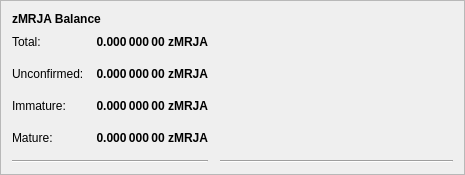
            <widget class="QFrame" name="frame_4">
             <property name="geometry">
              <rect>
               <x>0</x>
               <y>0</y>
               <width>465</width>
               <height>171</height>
              </rect>
             </property>
             <property name="frameShape">
              <enum>QFrame::StyledPanel</enum>
             </property>
             <property name="frameShadow">
              <enum>QFrame::Raised</enum>
             </property>
             <layout class="QVBoxLayout" name="verticalLayout_7">
              <item>
               <layout class="QHBoxLayout" name="horizontalLayout_8" stretch="0">
                <item>
                 <widget class="QLabel" name="label_5z_3">
                  <property name="maximumSize">
                   <size>
                    <width>16777215</width>
                    <height>20</height>
                   </size>
                  </property>
                  <property name="font">
                   <font>
                    <weight>75</weight>
                    <bold>true</bold>
                   </font>
                  </property>
                  <property name="text">
                   <string>zMRJA Balance</string>
                  </property>
                 </widget>
                </item>
               </layout>
              </item>
              <item>
               <layout class="QGridLayout" name="gridLayout_5">
                <property name="spacing">
                 <number>12</number>
                </property>
                <item row="4" column="0">
                 <widget class="QLabel" name="labelzBalanceMatureText">
                  <property name="toolTip">
                   <string>Mature: more than 20 confirmation and more than 1 mints of the same denomination after it was minted.
These zXORN are spendable.</string>
                  </property>
                  <property name="text">
                   <string>Mature:</string>
                  </property>
                 </widget>
                </item>
                <item row="5" column="0" colspan="2">
                 <widget class="Line" name="lineSpendableBalance_5">
                  <property name="orientation">
                   <enum>Qt::Horizontal</enum>
                  </property>
                 </widget>
                </item>
                <item row="1" column="1">
                 <widget class="QLabel" name="labelzBalance">
                  <property name="font">
                   <font>
                    <weight>75</weight>
                    <bold>true</bold>
                   </font>
                  </property>
                  <property name="cursor">
                   <cursorShape>IBeamCursor</cursorShape>
                  </property>
                  <property name="toolTip">
                   <string>All available zXORN, unconfirmed and immature zXORN included.</string>
                  </property>
                  <property name="text">
                   <string notr="true">0.000 000 00 zMRJA</string>
                  </property>
                  <property name="alignment">
                   <set>Qt::AlignRight|Qt::AlignTrailing|Qt::AlignVCenter</set>
                  </property>
                  <property name="textInteractionFlags">
                   <set>Qt::LinksAccessibleByMouse|Qt::TextSelectableByKeyboard|Qt::TextSelectableByMouse</set>
                  </property>
                 </widget>
                </item>
                <item row="5" column="2">
                 <widget class="Line" name="lineWatchBalance_5">
                  <property name="sizePolicy">
                   <sizepolicy hsizetype="Preferred" vsizetype="Fixed">
                    <horstretch>0</horstretch>
                    <verstretch>0</verstretch>
                   </sizepolicy>
                  </property>
                  <property name="minimumSize">
                   <size>
                    <width>140</width>
                    <height>0</height>
                   </size>
                  </property>
                  <property name="orientation">
                   <enum>Qt::Horizontal</enum>
                  </property>
                 </widget>
                </item>
                <item row="1" column="0">
                 <widget class="QLabel" name="labelzBalanceText">
                  <property name="toolTip">
                   <string>All available zXORN, unconfirmed and immature zXORN included.</string>
                  </property>
                  <property name="text">
                   <string>Total:</string>
                  </property>
                 </widget>
                </item>
                <item row="1" column="2">
                 <spacer name="horizontalSpacer_8">
                  <property name="orientation">
                   <enum>Qt::Horizontal</enum>
                  </property>
                  <property name="sizeHint" stdset="0">
                   <size>
                    <width>40</width>
                    <height>20</height>
                   </size>
                  </property>
                 </spacer>
                </item>
                <item row="4" column="2">
                 <spacer name="horizontalSpacer_4">
                  <property name="orientation">
                   <enum>Qt::Horizontal</enum>
                  </property>
                  <property name="sizeHint" stdset="0">
                   <size>
                    <width>40</width>
                    <height>20</height>
                   </size>
                  </property>
                 </spacer>
                </item>
                <item row="4" column="1">
                 <widget class="QLabel" name="labelzBalanceMature">
                  <property name="font">
                   <font>
                    <weight>75</weight>
                    <bold>true</bold>
                   </font>
                  </property>
                  <property name="toolTip">
                   <string>Mature: more than 20 confirmation and more than 1 mints of the same denomination after it was minted.
These zXORN are spendable.</string>
                  </property>
                  <property name="text">
                   <string>0.000 000 00 zMRJA</string>
                  </property>
                  <property name="alignment">
                   <set>Qt::AlignRight|Qt::AlignTrailing|Qt::AlignVCenter</set>
                  </property>
                 </widget>
                </item>
                <item row="2" column="0">
                 <widget class="QLabel" name="labelzBalanceUnconfirmedText">
                  <property name="toolTip">
                   <string>Unconfirmed: less than 20 confirmations
Immature: confirmed, but less than 1 mints of the same denomination after it was minted</string>
                  </property>
                  <property name="text">
                   <string>Unconfirmed:</string>
                  </property>
                 </widget>
                </item>
                <item row="2" column="1">
                 <widget class="QLabel" name="labelzBalanceUnconfirmed">
                  <property name="font">
                   <font>
                    <weight>75</weight>
                    <bold>true</bold>
                   </font>
                  </property>
                  <property name="toolTip">
                   <string>Unconfirmed: less than 20 confirmations
Immature: confirmed, but less than 1 mints of the same denomination after it was minted</string>
                  </property>
                  <property name="text">
                   <string>0.000 000 00 zMRJA</string>
                  </property>
                  <property name="alignment">
                   <set>Qt::AlignRight|Qt::AlignTrailing|Qt::AlignVCenter</set>
                  </property>
                 </widget>
                </item>
                <item row="2" column="2">
                 <spacer name="horizontalSpacer_5">
                  <property name="orientation">
                   <enum>Qt::Horizontal</enum>
                  </property>
                  <property name="sizeHint" stdset="0">
                   <size>
                    <width>40</width>
                    <height>20</height>
                   </size>
                  </property>
                 </spacer>
                </item>
                <item row="3" column="0">
                 <widget class="QLabel" name="labelzBalanceImmatureText">
                  <property name="toolTip">
                   <string>Unconfirmed: less than 20 confirmations
Immature: confirmed, but less than 1 mints of the same denomination after it was minted</string>
                  </property>
                  <property name="text">
                   <string>Immature:</string>
                  </property>
                 </widget>
                </item>
                <item row="3" column="1">
                 <widget class="QLabel" name="labelzBalanceImmature">
                  <property name="font">
                   <font>
                    <weight>75</weight>
                    <bold>true</bold>
                   </font>
                  </property>
                  <property name="toolTip">
                   <string>Unconfirmed: less than 20 confirmations
Immature: confirmed, but less than 1 mints of the same denomination after it was minted</string>
                  </property>
                  <property name="text">
                   <string>0.000 000 00 zMRJA</string>
                  </property>
                  <property name="alignment">
                   <set>Qt::AlignRight|Qt::AlignTrailing|Qt::AlignVCenter</set>
                  </property>
                 </widget>
                </item>
                <item row="3" column="2">
                 <spacer name="horizontalSpacer_7">
                  <property name="orientation">
                   <enum>Qt::Horizontal</enum>
                  </property>
                  <property name="sizeHint" stdset="0">
                   <size>
                    <width>40</width>
                    <height>20</height>
                   </size>
                  </property>
                 </spacer>
                </item>
               </layout>
              </item>
             </layout>
            </widget>
